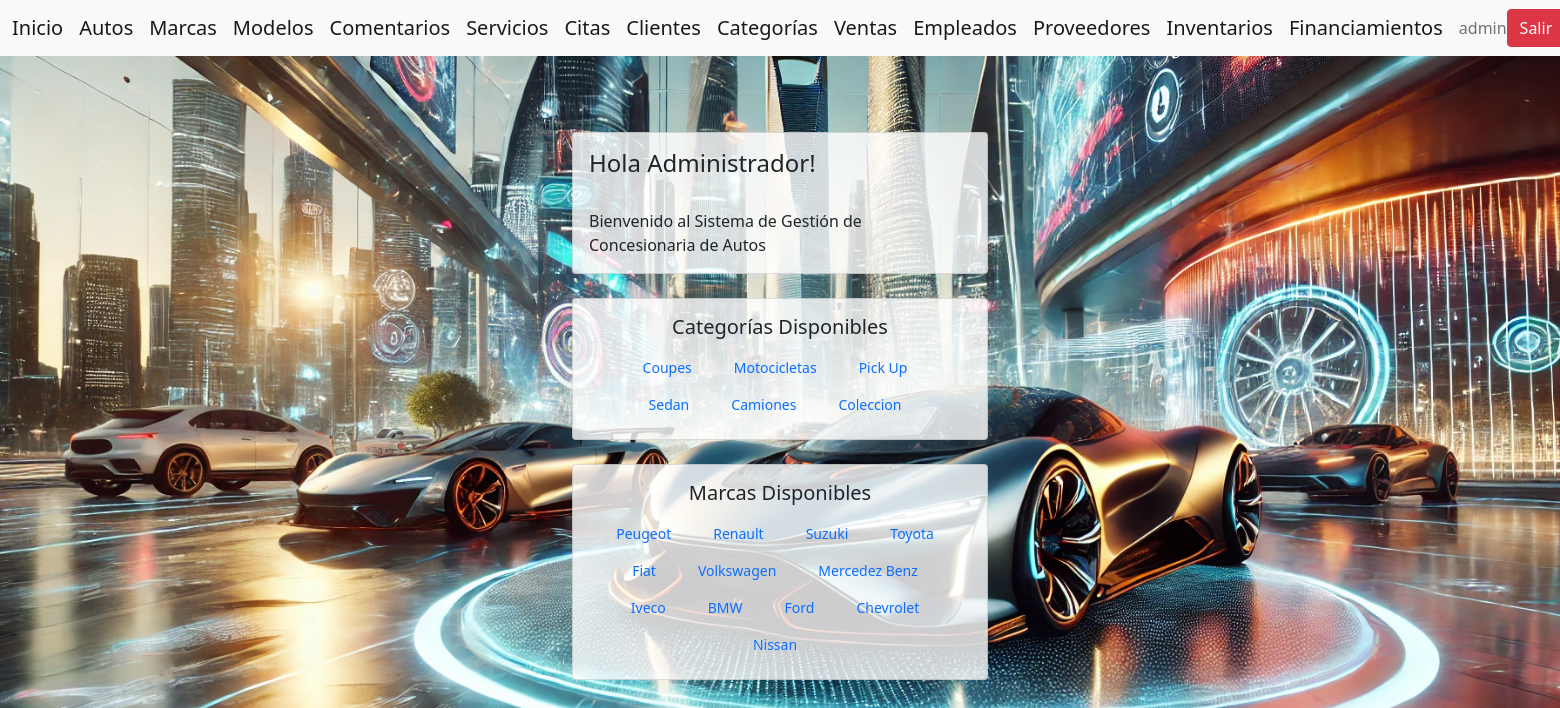
Page / (signed in) on the earlier database version.
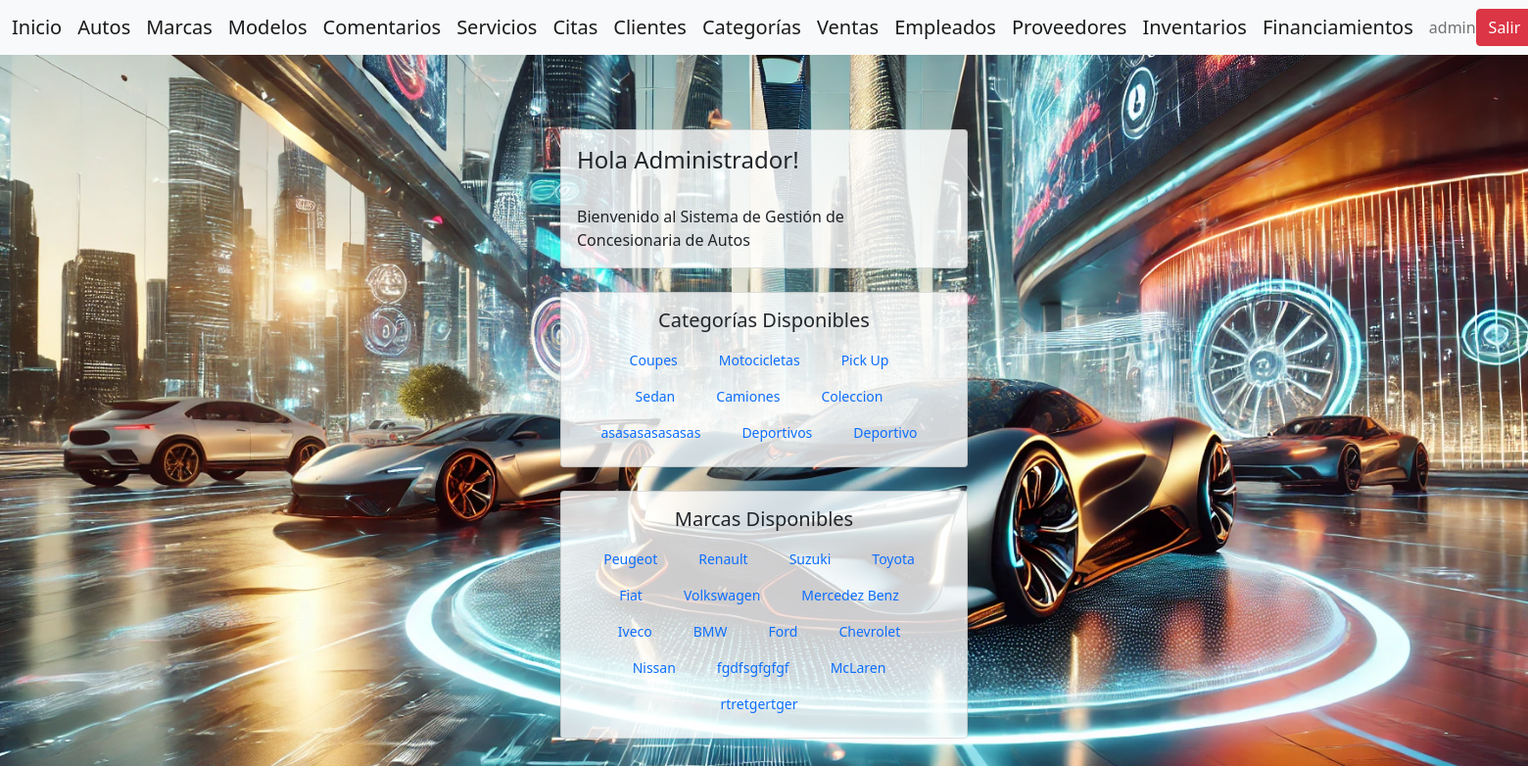
Same page on the later database version.
### gestion/models.py (models this page shows, shortened)
class Categoria(models.Model):
    nombre = models.CharField(max_length=100)

class Marca(models.Model):
    nombre = models.CharField(max_length=100)

### home/views.py (the view)
# urls.py: path('', IndexView.as_view(), name='index'),
class IndexView(LoginRequiredMixin, TemplateView):
    template_name = 'home/index.html'
    login_url = 'login'
    def get_context_data(self, **kwargs):
        context = super().get_context_data(**kwargs)
        context['user'] = self.request.user
        return context

### gestion/context_processors.py (called while the page is built)
def user_info(request):
    user = request.user if request.user.is_authenticated else None
    return {
        'authenticated_user': user
    }

def all_brands(request):
    brands = cache.get('brands')
    if brands is None:
        brands = Marca.objects.all()
        cache.set('brands', brands, 36000)  # Cache por 10 horas (36000 segundos)
    return {'all_brands': brands}

def all_categories(request):
    categories = cache.get('categories')
    if categories is None:
        categories = Categoria.objects.all()  # Devuelve objetos completos
        cache.set('categories', categories, 36000)  # Cache por 10 horas (36000 segundos)
    return {'all_categories': categories}

### home/templates/home/index.html (shortened to what this page needs)
{% extends 'home/base.html' %}
{% block content %}
<div class="row" style="margin-top: 2cm;">
    <div class="col"></div>
    <div class="col">
        <div class="card">
            <div class="card-body">
                <h4 class="card-title">
                    Hola
                    {% if authenticated_user %}
                        {{ authenticated_user.first_name }}!
                    {% else %}
                        Invitado
                    {% endif %}
                </h4>
                <br>
                <p class="card-text">Bienvenido al Sistema de Gestión de Concesionaria de Autos</p>
            </div>
        </div>
        <div class="card mt-4">
            <div class="card-body">
                <h5 class="card-title text-center" style="margin-bottom: 10px;">Categorías Disponibles</h5>
                <div style="display: flex; justify-content: center; flex-wrap: wrap;">
                    {% for category in all_categories %}
                        <a class="nav-link" href="{% url 'categoria-detail' category.id %}" style="margin-right: 10px; white-space: nowrap; font-size: 14px;">{{ category.nombre }}</a>
                    {% endfor %}
                </div>
            </div>
        </div>
        <div class="card mt-4">
            <div class="card-body">
                <h5 class="card-title text-center" style="margin-bottom: 10px;">Marcas Disponibles</h5>
                <div style="display: flex; justify-content: center; flex-wrap: wrap;">
                    {% for brand in all_brands %}
                        <a class="nav-link" href="{% url 'marca-detail' brand.id %}" style="margin-right: 10px; white-space: nowrap; font-size: 14px;">{{ brand.nombre }}</a>
                    {% endfor %}
                </div>
            </div>
        </div>
    </div>
    <div class="col"></div>
</div>
{% endblock %}

Differences in the rows shown:
added Categoria: nombre "asasasasasasas"
added Categoria: nombre "Deportivos"
added Categoria: nombre "Deportivo"
added Marca: nombre "fgdfsgfgfgf"
added Marca: nombre "McLaren"
added Marca: nombre "rtretgertger"
